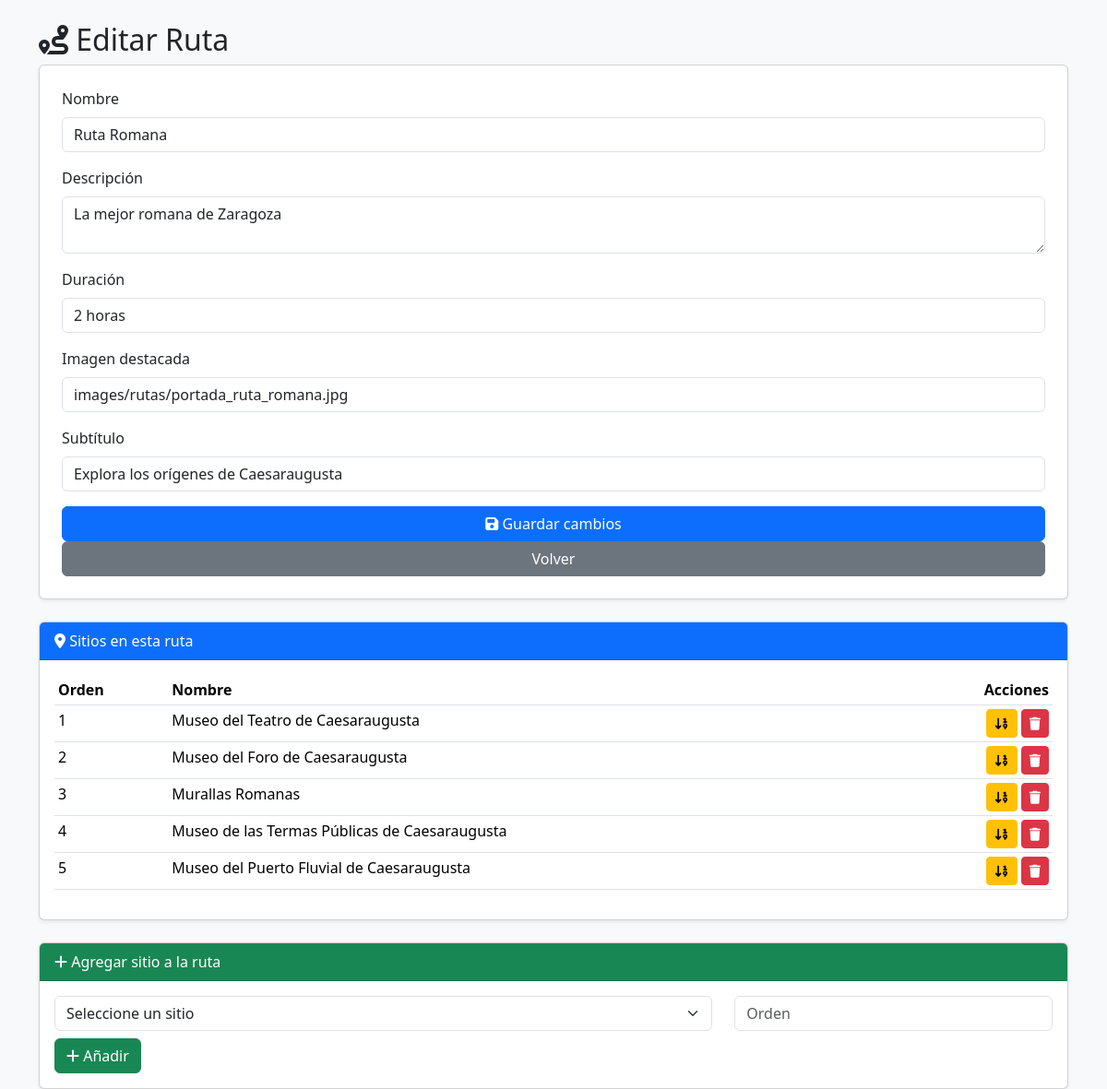
Screenshot of /adminturistecz/edit-ruta.php?id=2 (signed in) with the database file from the repository.
### tables this page shows
CREATE TABLE ruta (
  id int NOT NULL AUTO_INCREMENT,
  nombre varchar(255),
  descripcion varchar(255),
  duracion varchar(255),
  imagen_destacada varchar(255), 
  subtitulo varchar(255),
  PRIMARY KEY (id)
);

CREATE TABLE sitios_ruta (
	id int PRIMARY KEY AUTO_INCREMENT,
    id_ruta INT ,
    id_sitio INT,
    orden INT,
    texto TEXT,
    FOREIGN KEY (id_ruta) REFERENCES ruta(id),
    FOREIGN KEY (id_sitio) REFERENCES sitio(id),
    UNIQUE (id_ruta, id_sitio)
);

CREATE TABLE sitio (
    id INT AUTO_INCREMENT PRIMARY KEY,
    nombre VARCHAR(255),
    latitud DOUBLE,
	longitud DOUBLE,
    direccion VARCHAR(255),
    horario_visita VARCHAR(255),
    telefono VARCHAR(50),
    enlace_web VARCHAR(255),
    rampas enum ('SI', 'NO', 'NO_HAY_INFORMACION', 'BAJO_PETICION') default 'BAJO_PETICION',
	ascensores enum ('SI', 'NO', 'NO_HAY_INFORMACION', 'BAJO_PETICION') default 'NO_HAY_INFORMACION',
	puertas_automaticas enum ('SI', 'NO', 'NO_HAY_INFORMACION', 'BAJO_PETICION') default 'NO_HAY_INFORMACION',
	escaleras_mecanicas enum ('SI', 'NO', 'NO_HAY_INFORMACION', 'BAJO_PETICION') default 'NO_HAY_INFORMACION',
	servicios_adaptados enum ('SI', 'NO', 'NO_HAY_INFORMACION', 'BAJO_PETICION') default 'NO_HAY_INFORMACION',
	sala_lactancia enum ('SI', 'NO', 'NO_HAY_INFORMACION', 'BAJO_PETICION') default 'NO_HAY_INFORMACION',
	cambiador enum ('SI', 'NO', 'NO_HAY_INFORMACION', 'BAJO_PETICION') default 'NO_HAY_INFORMACION',
	parking_adaptado enum ('SI', 'NO', 'NO_HAY_INFORMACION', 'BAJO_PETICION') default 'NO_HAY_INFORMACION',
	bancos enum ('SI', 'NO', 'NO_HAY_INFORMACION', 'BAJO_PETICION') default 'NO_HAY_INFORMACION',
	mostrador_adaptado enum ('SI', 'NO', 'NO_HAY_INFORMACION', 'BAJO_PETICION') default 'NO_HAY_INFORMACION',
	sin_barreras_arquitectonicas enum ('SI', 'NO', 'NO_HAY_INFORMACION', 'BAJO_PETICION') default 'NO_HAY_INFORMACION',
	braille enum ('SI', 'NO', 'NO_HAY_INFORMACION', 'BAJO_PETICION') default 'NO_HAY_INFORMACION',
	interprete_lengua_signos enum ('SI', 'NO', 'NO_HAY_INFORMACION', 'BAJO_PETICION') default 'NO_HAY_INFORMACION',
	videos_subtitulos enum ('SI', 'NO', 'NO_HAY_INFORMACION', 'BAJO_PETICION') default 'NO_HAY_INFORMACION',
	ayudas_visuales enum ('SI', 'NO', 'NO_HAY_INFORMACION', 'BAJO_PETICION') default 'NO_HAY_INFORMACION',
	guias_turisticos_multiidioma enum ('SI', 'NO', 'NO_HAY_INFORMACION', 'BAJO_PETICION') default 'NO_HAY_INFORMACION',
	elementos_audiovisuales_multiidioma enum ('SI', 'NO', 'NO_HAY_INFORMACION', 'BAJO_PETICION') default 'NO_HAY_INFORMACION',
	documentacion_multiidioma enum ('SI', 'NO', 'NO_HAY_INFORMACION', 'BAJO_PETICION') default 'NO_HAY_INFORMACION',
	visitas_grupales enum ('SI', 'NO', 'NO_HAY_INFORMACION', 'BAJO_PETICION') default 'NO_HAY_INFORMACION',
	ayuda_movilidad enum ('SI', 'NO', 'NO_HAY_INFORMACION', 'BAJO_PETICION') default 'NO_HAY_INFORMACION',
	lenguaje_simple enum ('SI', 'NO', 'NO_HAY_INFORMACION', 'BAJO_PETICION') default 'NO_HAY_INFORMACION',
	acceso_perros_guias enum ('SI', 'NO', 'NO_HAY_INFORMACION', 'BAJO_PETICION') default 'NO_HAY_INFORMACION',
	acceso_perros_asistencia enum ('SI', 'NO', 'NO_HAY_INFORMACION', 'BAJO_PETICION') default 'NO_HAY_INFORMACION'
);

### adminturistecz/edit-ruta.php (the view, shortened to what this page needs)
<?php
include 'db.php';
$id = intval($_GET['id']);
$sql = "SELECT * FROM ruta WHERE id = ?";
$stmt = $conn1->prepare($sql);
$stmt->bind_param("i", $id);
$stmt->execute();
$ruta = $stmt->get_result()->fetch_assoc();
$sql_sitios_ruta = "
    SELECT sr.id, sr.orden, s.nombre
    FROM sitios_ruta sr
    INNER JOIN sitio s ON sr.id_sitio = s.id
    WHERE sr.id_ruta = ?
    ORDER BY sr.orden ASC";
$stmt_sr = $conn1->prepare($sql_sitios_ruta);
$stmt_sr->bind_param("i", $id);
$stmt_sr->execute();
$sitios_ruta = $stmt_sr->get_result();
?>
<!DOCTYPE html>
<html lang="es">
<head>
    <link href="https://cdn.jsdelivr.net/npm/bootstrap@5.3.2/dist/css/bootstrap.min.css" rel="stylesheet">
    <link rel="stylesheet" href="https://cdnjs.cloudflare.com/ajax/libs/font-awesome/6.4.0/css/all.min.css">
</head>
<body class="bg-light">
<div class="container mt-4">
    <h2><i class="fas fa-route"></i> Editar Ruta</h2>
    <form method="POST" class="card p-4 mb-4 shadow-sm">
        <div class="mb-3">
            <label class="form-label">Nombre</label>
            <input type="text" class="form-control" name="nombre" value="<?= htmlspecialchars($ruta['nombre']) ?>" required>
        </div>
        <div class="mb-3">
            <label class="form-label">Descripción</label>
            <textarea class="form-control" name="descripcion"><?= htmlspecialchars($ruta['descripcion']) ?></textarea>
        </div>
        <div class="mb-3">
            <label class="form-label">Duración</label>
            <input type="text" class="form-control" name="duracion" value="<?= htmlspecialchars($ruta['duracion']) ?>">
        </div>
        <div class="mb-3">
            <label class="form-label">Imagen destacada</label>
            <input type="text" class="form-control" name="imagen_destacada" value="<?= htmlspecialchars($ruta['imagen_destacada']) ?>">
        </div>
        <div class="mb-3">
            <label class="form-label">Subtítulo</label>
            <input type="text" class="form-control" name="subtitulo" value="<?= htmlspecialchars($ruta['subtitulo']) ?>">
        </div>
        <button type="submit" class="btn btn-primary"><i class="fas fa-save"></i> Guardar cambios</button>
        <a href="select-rutas.php" class="btn btn-secondary">Volver</a>
    </form>
    <div class="card shadow-sm mb-4">
        <div class="card-header bg-primary text-white">
            <i class="fas fa-map-marker-alt"></i> Sitios en esta ruta
        </div>
        <div class="card-body">
            <?php if ($sitios_ruta->num_rows == 0): ?>
                <p class="text-muted">Esta ruta no tiene sitios asignados.</p>
            <?php else: ?>
                <table class="table table-sm table-hover">
                    <thead>
                        <tr>
                            <th>Orden</th>
                            <th>Nombre</th>
                            <th class="text-end">Acciones</th>
                        </tr>
                    </thead>
                    <tbody>
                    <?php while ($sr = $sitios_ruta->fetch_assoc()): ?>
                        <tr>
                            <td><?= $sr['orden'] ?></td>
                            <td><?= htmlspecialchars($sr['nombre']) ?></td>
                            <td class="text-end">
                                <a href="edit-orden-sitio.php?id=<?= $sr['id'] ?>&id_ruta=<?= $id ?>" class="btn btn-sm btn-warning">
                                    <i class="fas fa-sort-numeric-down"></i>
                                </a>
                                <button onclick="confirmarQuitar(<?= $sr['id'] ?>)" class="btn btn-sm btn-danger">
                                    <i class="fas fa-trash"></i>
                                </button>
                            </td>
                        </tr>
                    <?php endwhile; ?>
                    </tbody>
                </table>
            <?php endif; ?>
        </div>
    </div>
    <div class="card shadow-sm">
        <div class="card-header bg-success text-white">
            <i class="fas fa-plus"></i> Agregar sitio a la ruta
        </div>
        <div class="card-body">
            <form method="POST" action="add-sitio-ruta.php">
                <div class="row">
                    <div class="col-md-8 mb-2">
                        <select name="id_sitio" class="form-select" required>
                            <option value="">Seleccione un sitio</option>
                        </select>
                    </div>
                    <div class="col-md-4 mb-2">
                        <input type="number" name="orden" class="form-control" placeholder="Orden" min="1" required>
                    </div>
                </div>
                <button type="submit" class="btn btn-success"><i class="fas fa-plus"></i> Añadir</button>
            </form>
        </div>
    </div>
</div>
</body>
</html>

### rows the page displays
ruta: nombre "Ruta Romana", descripcion "La mejor romana de Zaragoza", duracion "2 horas", imagen_destacada "images/rutas/portada_ruta_romana.jpg", subtitulo "Explora los orígenes de Caesaraugusta"
sitios_ruta: orden "1", id_sitio.nombre "Museo del Teatro de Caesaraugusta"
sitios_ruta: orden "2", id_sitio.nombre "Museo del Foro de Caesaraugusta"
sitios_ruta: orden "3", id_sitio.nombre "Murallas Romanas"
sitios_ruta: orden "4", id_sitio.nombre "Museo de las Termas Públicas de Caesaraugusta"
sitios_ruta: orden "5", id_sitio.nombre "Museo del Puerto Fluvial de Caesaraugusta"
